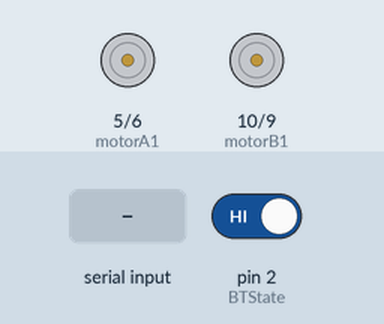
A sketch run on a simulated Arduino Uno, built with avr-gcc and run on an emulated ATmega328P. Parts: motor-driver pin pairs drawn as motors (green arrow = first pin HIGH = forward, orange = second pin HIGH = backward, longer = more drive, scaled by the enable pin). Inputs (shaded band) come from the test bench; at power-on: pin 2 (BTState) HIGH.

Above: at 1.2 s.
1.3 s: byte 70 ('F') received over Serial
At 1.6 s:
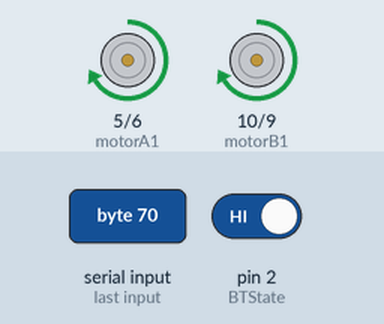
2.8 s: byte 66 ('B') received over Serial
At 4.0 s:
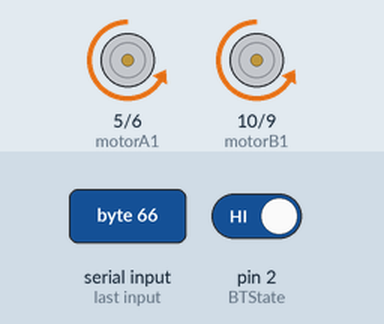
4.3 s: byte 76 ('L') received over Serial
At 5.1 s:
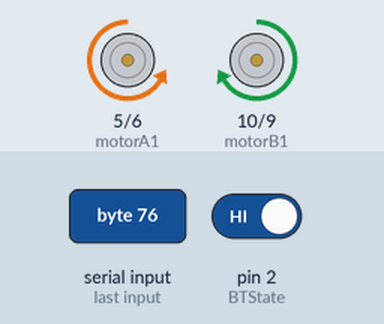
5.8 s: byte 82 ('R') received over Serial
At 6.3 s:
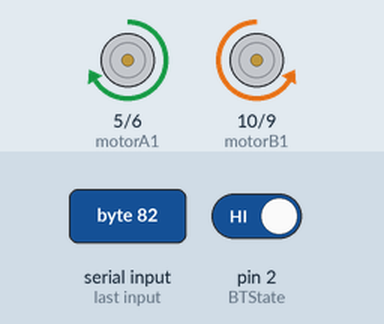
7.3 s: pin 2 (BTState) driven LOW
At 8.6 s:
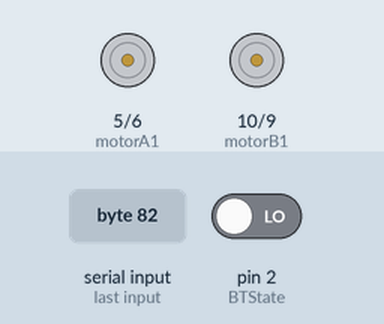
Timing chart, 0 to 9.8 s (numbered marks = the images above; inputs shaded):
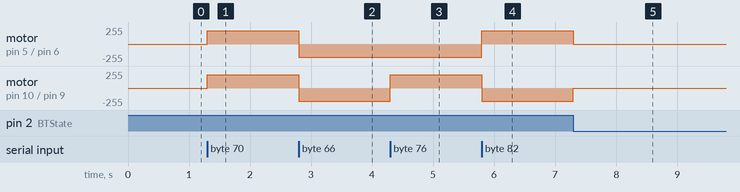

The sketch:

RC_car_2.ino
```cpp
  const int motorA1  = 5;  // Pin  2 of L293
  const int motorA2  = 6;  // Pin  7 of L293
  const int motorB1  = 10; // Pin 10 of L293
  const int motorB2  = 9;
  const int en1 = 11;
 const int en2 = 12; // Pin 14 of L293
 const int BTState = 2;
 int i=0;
  int j=0;
  int state;
  int vSpeed=200;
void setup() {
   pinMode(motorA1, OUTPUT);
    pinMode(motorA2, OUTPUT);
    pinMode(motorB1, OUTPUT);
    pinMode(motorB2, OUTPUT);
    pinMode(en1, OUTPUT);
     pinMode(en2, OUTPUT);
      pinMode(BTState, INPUT);
    // Initialize serial communication at 9600 bits per second:
    Serial.begin(9600);
}
void loop() {
  analogWrite(en1,255);
  analogWrite(en2,255);
   if(digitalRead(BTState)==LOW) { state='S'; }
  //Save income data to variable 'state'
    if(Serial.available() > 0){
      state = Serial.read();
    }
    //Change speed if state is equal from 0 to 4. Values must be from 0 to 255 (PWM)
    if (state == '0'){
      vSpeed=0;}
    else if (state == '1'){
      vSpeed=25;}
    else if (state == '2'){
      vSpeed=50;}
    else if (state == '3'){
      vSpeed=75;}
    else if (state == '4'){
      vSpeed=100;}
    else if (state == '5'){
      vSpeed=125;}
       else if (state == '6'){
      vSpeed=150;}
       else if (state == '7'){
      vSpeed=175;}
       else if (state == '8'){
      vSpeed=200;}
       else if (state == '9'){
      vSpeed=225;}
       else if (state == 'q'){
      vSpeed=255;}


  /***********************Forward****************************/
  //If state is equal with letter 'F', car will go forward!
    if (state == 'F') {
      analogWrite(motorA1, vSpeed); analogWrite(motorA2, 0);
        analogWrite(motorB1, vSpeed);      analogWrite(motorB2, 0);
    }
     /***********************Backward****************************/
    //If state is equal with letter 'B', car will go backward
    else if (state == 'B') {
      analogWrite(motorA1, 0);   analogWrite(motorA2, vSpeed);
        analogWrite(motorB1, 0);   analogWrite(motorB2,vSpeed);
    }
    /***************************Left*****************************/
  //If state is equal with letter 'L', wheels will turn left
    else if (state == 'L') {
      analogWrite(motorA1 , 0);   analogWrite(motorA2, vSpeed);
        analogWrite(motorB1, vSpeed); analogWrite(motorB2, 0);
    }
  /***************************Right*****************************/
  //If state is equal with letter 'R', wheels will turn right
    else if (state == 'R') {
      analogWrite(motorA1, vSpeed);   analogWrite(motorA2, 0);
        analogWrite(motorB1, 0);   analogWrite(motorB2,vSpeed);
    }
    /************************Stop*****************************/
  //If state is equal with letter 'S', stop the car
    else if (state == 'S'){
        analogWrite(motorA1, 0);  analogWrite(motorA2, 0);
        analogWrite(motorB1, 0);  analogWrite(motorB2, 0);
    }
  /***************************Forword Right*****************************/
  //If state is equal with letter 'I', wheels will turn right
    else if (state == 'I') {
      analogWrite(motorA1, 0);   analogWrite(motorA2, 0);
        analogWrite(motorB1, 0);   analogWrite(motorB2,vSpeed);
    }

  /***************************Forword Left*****************************/
  //If state is equal with letter 'G', wheels will turn left
    else if (state == 'G') {
      analogWrite(motorA1 , 0);   analogWrite(motorA2, vSpeed);
        analogWrite(motorB1, 0); analogWrite(motorB2, 0);
    }

  /***************************Back Right*****************************/
  //If state is equal with letter 'J', wheels will turn right
    else if (state == 'J') {
      analogWrite(motorA1, 0);   analogWrite(motorA2, 0);
        analogWrite(motorB1, vSpeed);   analogWrite(motorB2,0);
    }

   /***************************Forword Left*****************************/
  //If state is equal with letter 'H', wheels will turn left
    else if (state == 'H') {
      analogWrite(motorA1 , vSpeed);   analogWrite(motorA2, 0);
        analogWrite(motorB1, 0); analogWrite(motorB2, 0);

    }

 }
```

Measured:
- after the input at 1.3 s, motor on pin 5 (motorA1) / pin 6 (motorA2), motor on pin 10 (motorB1) / pin 9 (motorB2): stopped → forward 200/255 at once
- after the input at 2.8 s, motor on pin 5 (motorA1) / pin 6 (motorA2), motor on pin 10 (motorB1) / pin 9 (motorB2): forward 200/255 → backward 200/255 at once
- after the input at 4.3 s, motor on pin 10 (motorB1) / pin 9 (motorB2): backward 200/255 → forward 200/255 at once
- after the input at 5.8 s, motor on pin 5 (motorA1) / pin 6 (motorA2): backward 200/255 → forward 200/255 at once; motor on pin 10 (motorB1) / pin 9 (motorB2): forward 200/255 → backward 200/255 at once
- after the input at 7.3 s, motor on pin 5 (motorA1) / pin 6 (motorA2): forward 200/255 → stopped at once; motor on pin 10 (motorB1) / pin 9 (motorB2): backward 200/255 → stopped at once
